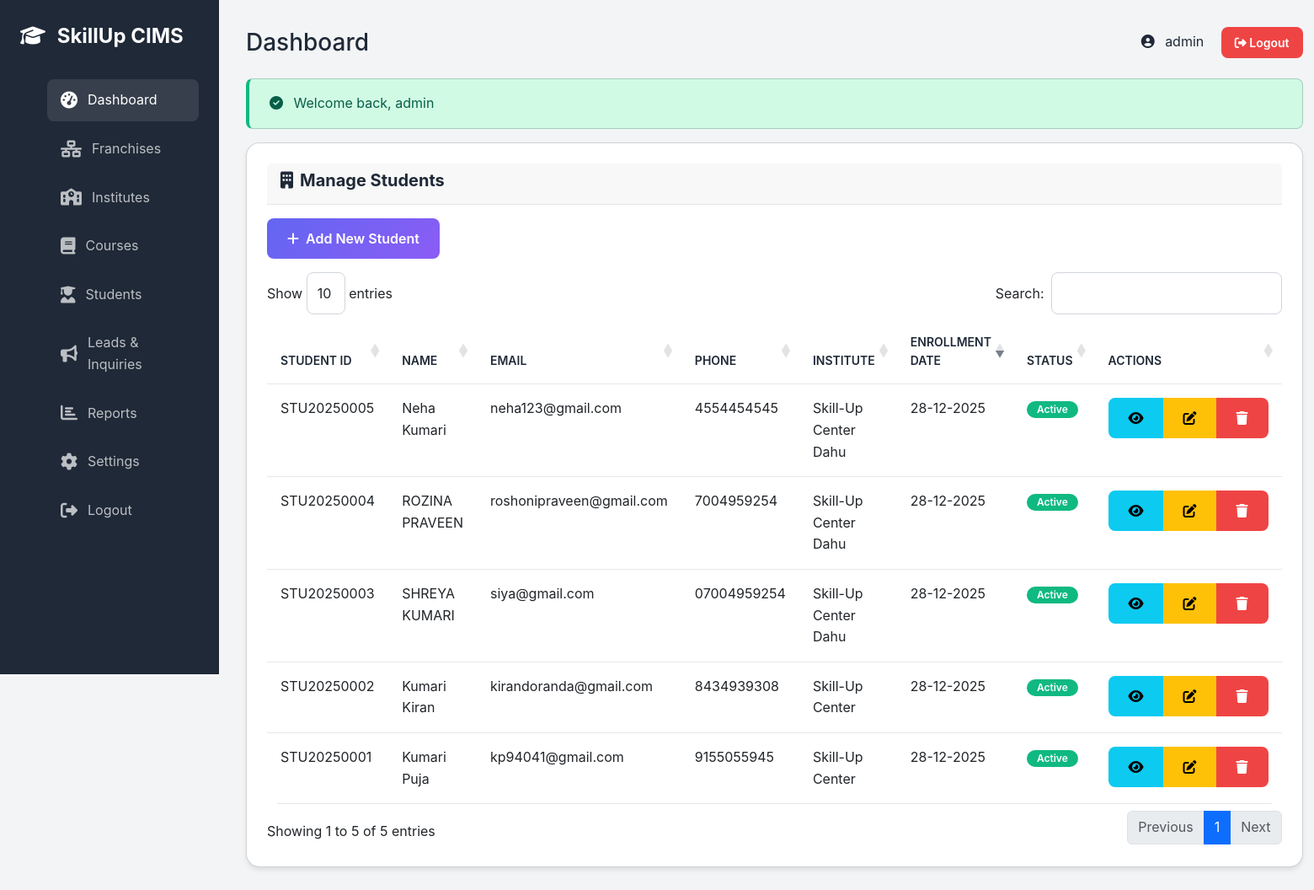
/public/admin/students (signed in), run on the app's committed database.
### tables this page shows
CREATE TABLE `students` (
  `id` int(10) UNSIGNED NOT NULL,
  `student_id` varchar(20) NOT NULL,
  `user_id` int(10) UNSIGNED NOT NULL COMMENT 'Student login user ID',
  `institute_id` int(10) UNSIGNED NOT NULL,
  `first_name` varchar(100) NOT NULL,
  `last_name` varchar(100) NOT NULL,
  `email` varchar(100) DEFAULT NULL,
  `phone` varchar(20) NOT NULL,
  `gender` enum('male','female','other') NOT NULL,
  `dob` date NOT NULL,
  `photo` varchar(255) DEFAULT NULL,
  `address` text NOT NULL,
  `city` varchar(100) DEFAULT NULL,
  `state` varchar(100) DEFAULT NULL,
  `pincode` varchar(10) DEFAULT NULL,
  `guardian_name` varchar(100) NOT NULL,
  `guardian_phone` varchar(20) NOT NULL,
  `guardian_relation` varchar(50) DEFAULT NULL,
  `enrollment_date` date NOT NULL,
  `status` enum('active','inactive','completed','dropped') DEFAULT 'active',
  `created_at` timestamp NOT NULL DEFAULT current_timestamp(),
  `updated_at` timestamp NOT NULL DEFAULT current_timestamp() ON UPDATE current_timestamp()
);

CREATE TABLE `institutes` (
  `id` int(10) UNSIGNED NOT NULL,
  `franchise_id` int(10) UNSIGNED NOT NULL,
  `institute_code` varchar(20) NOT NULL,
  `institute_name` varchar(200) NOT NULL,
  `address` text NOT NULL,
  `city` varchar(100) DEFAULT NULL,
  `state` varchar(100) DEFAULT NULL,
  `pincode` varchar(10) DEFAULT NULL,
  `contact_person` varchar(100) NOT NULL,
  `phone` varchar(20) NOT NULL,
  `email` varchar(100) NOT NULL,
  `logo` varchar(255) DEFAULT NULL,
  `status` enum('active','inactive') DEFAULT 'active',
  `user_id` int(10) UNSIGNED DEFAULT NULL COMMENT 'Institute admin user ID',
  `created_at` timestamp NOT NULL DEFAULT current_timestamp(),
  `updated_at` timestamp NOT NULL DEFAULT current_timestamp() ON UPDATE current_timestamp()
);

### app/Controllers/AdminController.php (called while the page is built, shortened)
<?php
class AdminController extends Controller
{
    public function students()
    {
        $db = Database::getInstance();
        $students = $db->fetchAll("
            SELECT s.*, i.institute_name
            FROM students s
            LEFT JOIN institutes i ON s.institute_id = i.id
            ORDER BY s.created_at DESC
        ");
        $institutes = $db->fetchAll("SELECT id, institute_name FROM institutes WHERE status = 'active' ORDER BY institute_name");
        $this->view('admin/students', [
            'students' => $students,
            'institutes' => $institutes
        ], 'layouts/admin');
    }
}

### public/index.php (called while the page is built, shortened)
<?php
spl_autoload_register(function ($class) {
    $paths = [
        __DIR__ . '/../core/' . $class . '.php',
        __DIR__ . '/../app/Controllers/' . $class . '.php',
        __DIR__ . '/../app/Models/' . $class . '.php',
        __DIR__ . '/../app/Middleware/' . $class . '.php',
    ];
    foreach ($paths as $path) {
        if (file_exists($path)) {
            return;
        }
    }
});
require __DIR__ . '/../app/Helpers/helpers.php';
$router = new Router();
$router->dispatch();

### config/database.php (called while the page is built)
<?php
return [
    'host' => getenv('DB_HOST') ?: 'localhost',
    'database' => getenv('DB_NAME') ?: 'skillup_cims',
    'username' => getenv('DB_USER') ?: 'root',
    'password' => getenv('DB_PASS') ?: '',
    'charset' => 'utf8mb4',
    'collation' => 'utf8mb4_unicode_ci',
];

### core/Database.php (called while the page is built, shortened)
<?php
class Database
{
    private static $instance = null;
    private $connection;
    private function __construct()
    {
        try {
            $config = require __DIR__ . '/../config/database.php';
            $dsn = "mysql:host={$config['host']};dbname={$config['database']};charset={$config['charset']}";
            $options = [
                PDO::ATTR_ERRMODE => PDO::ERRMODE_EXCEPTION,
                PDO::ATTR_DEFAULT_FETCH_MODE => PDO::FETCH_ASSOC,
                PDO::ATTR_EMULATE_PREPARES => false,
            ];
            $this->connection = new PDO($dsn, $config['username'], $config['password'], $options);
        } catch (PDOException $e) {
            die("Database Connection Failed: " . $e->getMessage());
        }
    }
    public static function getInstance()
    {
        if (self::$instance === null) {
            self::$instance = new self();
        }
        return self::$instance;
    }
    public function query($sql, $params = [])
    {
        try {
            $stmt = $this->connection->prepare($sql);
            $stmt->execute($params);
            return $stmt;
        } catch (PDOException $e) {
            error_log("Query Error: " . $e->getMessage());
            throw $e;
        }
    }
    public function fetchAll($sql, $params = [])
    {
        $stmt = $this->query($sql, $params);
        return $stmt->fetchAll();
    }
}

### app/Helpers/helpers.php (called while the page is built, shortened)
<?php
function e($string)
{
    return htmlspecialchars($string ?? '', ENT_QUOTES, 'UTF-8');
}
function formatDate($date, $format = 'd-m-Y')
{
    return date($format, strtotime($date));
}

### core/Session.php (called while the page is built, shortened)
<?php
class Session
{
    public static function get($key, $default = null)
    {
        return $_SESSION[$key] ?? $default;
    }
    public static function has($key)
    {
        return isset($_SESSION[$key]);
    }
    public static function isAuthenticated()
    {
        return self::has('user_id') && self::has('user_role');
    }
    public static function userRole()
    {
        return self::get('user_role');
    }
}

### views/admin/students.php (the view, shortened to what this page needs)
<div class="card">
    <div class="card-header">
        <h5 class="card-title mb-0">
            <i class="fas fa-building me-2"></i>Manage Students
        </h5>
    </div>
    <div class="card-body">
        <div class="mb-3">
            <button class="btn btn-primary" data-bs-toggle="modal" data-bs-target="#addStudentModal">
                <i class="fas fa-plus me-2"></i>Add New Student
            </button>
        </div>
        <div class="table-responsive">
            <table class="table" id="studentsTable">
                <thead>
                    <tr>
                        <th>Student ID</th>
                        <th>Name</th>
                        <th>Email</th>
                        <th>Phone</th>
                        <th>Institute</th>
                        <th>Enrollment Date</th>
                        <th>Status</th>
                        <th>Actions</th>
                    </tr>
                </thead>
                <tbody>
                    <?php foreach ($students as $student): ?>
                        <tr>
                            <td><?= e($student['student_id']) ?></td>
                            <td><?= e($student['first_name'] . ' ' . $student['last_name']) ?></td>
                            <td><?= e($student['email']) ?></td>
                            <td><?= e($student['phone']) ?></td>
                            <td><?= e($student['institute_name']) ?></td>
                            <td><?= formatDate($student['enrollment_date']) ?></td>
                            <td>
                                <span class="badge badge-<?= $student['status'] === 'active' ? 'success' : 'danger' ?>">
                                    <?= ucfirst($student['status']) ?>
                                </span>
                            </td>
                            <td>
                                <div class="btn-group btn-group-sm">
                                    <button class="btn btn-info btn-view-student" data-id="<?= $student['id'] ?>"
                                        data-student-id="<?= $student['student_id'] ?>" title="View">
                                        <i class="fas fa-eye"></i>
                                    </button>
                                    <button class="btn btn-warning btn-edit-student" data-id="<?= $student['id'] ?>"
                                        title="Edit">
                                        <i class="fas fa-edit"></i>
                                    </button>
                                    <button class="btn btn-danger btn-delete-student" data-id="<?= $student['id'] ?>"
                                        data-name="<?= e($student['first_name'] . ' ' . $student['last_name']) ?>"
                                        title="Delete">
                                        <i class="fas fa-trash"></i>
                                    </button>
                                </div>
                            </td>
                        </tr>
                    <?php endforeach; ?>
                </tbody>
            </table>
        </div>
    </div>
</div>

### core/Router.php (shortened to what this page needs)
<?php
class Router
{
    private $routes = [];
    private function addRoute($method, $uri, $controller, $action, $middleware = [])
    {
        if (strpos($controller, '@') !== false && $action === null) {
            list($controller, $action) = explode('@', $controller);
        }
        $this->routes[] = [
            'method' => $method,
            'uri' => $uri,
            'controller' => $controller,
            'action' => $action,
            'middleware' => $middleware
        ];
    }
    public function dispatch()
    {
        $requestUri = $this->getRequestUri();
        $requestMethod = $_SERVER['REQUEST_METHOD'];
        foreach ($this->routes as $route) {
            if ($route['method'] === $requestMethod && $this->matchRoute($route['uri'], $requestUri, $params)) {
                $controllerClass = $route['controller'];
                $action = $route['action'];
                if (class_exists($controllerClass)) {
                    $controller = new $controllerClass();
                    if (method_exists($controller, $action)) {
                        call_user_func_array([$controller, $action], $params);
                        return;
                    }
                }
                return;
            }
        }
    }
    private function matchRoute($routeUri, $requestUri, &$params = [])
    {
        $pattern = preg_replace('/\{(\w+)\}/', '([^/]+)', $routeUri);
        $pattern = '#^' . $pattern . '$#';
        if (preg_match($pattern, $requestUri, $matches)) {
            return true;
        }
        return false;
    }
    private function getRequestUri()
    {
        $uri = parse_url($_SERVER['REQUEST_URI'], PHP_URL_PATH);
        $scriptName = dirname($_SERVER['SCRIPT_NAME']);
        if ($scriptName !== '/' && strpos($uri, $scriptName) === 0) {
            $uri = substr($uri, strlen($scriptName));
        }
        return rtrim($uri, '/') ?: '/';
    }
}

### public/assets/css/custom.css (style rules this page uses)
:root { --primary-color: #6366f1; --secondary-color: #8b5cf6; --accent-color: #ec4899; --gradient-start: #667eea; --gradient-end: #764ba2; --dark: #1f2937; --light: #f9fafb; --white: #ffffff; --gray-100: #f3f4f6; --gray-200: #e5e7eb; --gray-300: #d1d5db; --gray-600: #4b5563; --gray-800: #1f2937; --success: #10b981; --warning: #f59e0b; --danger: #ef4444; --info: #3b82f6; --spacing-sm: 0.5rem; --spacing-md: 1rem; --spacing-lg: 1.5rem; --spacing-xl: 2rem; --radius-sm: 0.375rem; --radius-md: 0.5rem; --radius-lg: 1rem; --radius-full: 9999px; --shadow-sm: 0 1px 2px 0 rgba(0, 0, 0, 0.05); --shadow-md: 0 4px 6px -1px rgba(0, 0, 0, 0.1); --shadow-lg: 0 10px 15px -3px rgba(0, 0, 0, 0.1); --shadow-xl: 0 20px 25px -5px rgba(0, 0, 0, 0.1); }
* { margin: 0; padding: 0; box-sizing: border-box; }
body { font-family: 'Inter', 'Segoe UI', Tahoma, Geneva, Verdana, sans-serif; color: var(--gray-800); background-color: var(--gray-100); line-height: 1.6; overflow-x: hidden; }
.btn { display: inline-block; padding: 0.75rem 1.5rem; border-radius: var(--radius-md); font-weight: 600; text-decoration: none; transition: all 0.3s ease; border: none; cursor: pointer; font-size: 1rem; }
.btn-primary { background: linear-gradient(135deg, var(--primary-color), var(--secondary-color)); color: white; }
.btn-danger { background: var(--danger); color: white; }
.card { background: white; border-radius: var(--radius-lg); box-shadow: var(--shadow-md); padding: 1.5rem; margin-bottom: 1.5rem; transition: all 0.3s ease; }
.card-header { border-bottom: 1px solid var(--gray-200); padding-bottom: 1rem; margin-bottom: 1rem; }
.card-title { font-size: 1.25rem; font-weight: 700; color: var(--dark); margin: 0; }
.card-body { padding: 0; }
.table-responsive { overflow-x: auto; }
.table { width: 100%; background: white; border-radius: var(--radius-lg); overflow: hidden; }
.table thead { background: var(--gray-100); }
.table th, .table td { padding: 1rem; text-align: left; border-bottom: 1px solid var(--gray-200); }
.table th { font-weight: 600; color: var(--dark); font-size: 0.875rem; text-transform: uppercase; }
.badge { display: inline-block; padding: 0.25rem 0.75rem; border-radius: var(--radius-full); font-size: 0.75rem; font-weight: 600; }
.badge-success { background: var(--success); color: white; }
.mb-3 { margin-bottom: 1.5rem; }

### data on the page
students: student "STU20250005", first_name+last_name "Neha Kumari", email "neha123@gmail.com", phone "4554454545", institute.institute_name "Skill-Up Center Dahu", enrollment_date "28-12-2025", status "Active"
students: student "STU20250004", first_name+last_name "ROZINA PRAVEEN", email "roshonipraveen@gmail.com", phone "7004959254", institute.institute_name "Skill-Up Center Dahu", enrollment_date "28-12-2025", status "Active"
students: student "STU20250003", first_name+last_name "SHREYA KUMARI", email "siya@gmail.com", phone "07004959254", institute.institute_name "Skill-Up Center Dahu", enrollment_date "28-12-2025", status "Active"
students: student "STU20250002", first_name+last_name "Kumari Kiran", email "kirandoranda@gmail.com", phone "8434939308", institute.institute_name "Skill-Up Center", enrollment_date "28-12-2025", status "Active"
students: student "STU20250001", first_name+last_name "Kumari Puja", email "kp94041@gmail.com", phone "9155055945", institute.institute_name "Skill-Up Center", enrollment_date "28-12-2025", status "Active"
